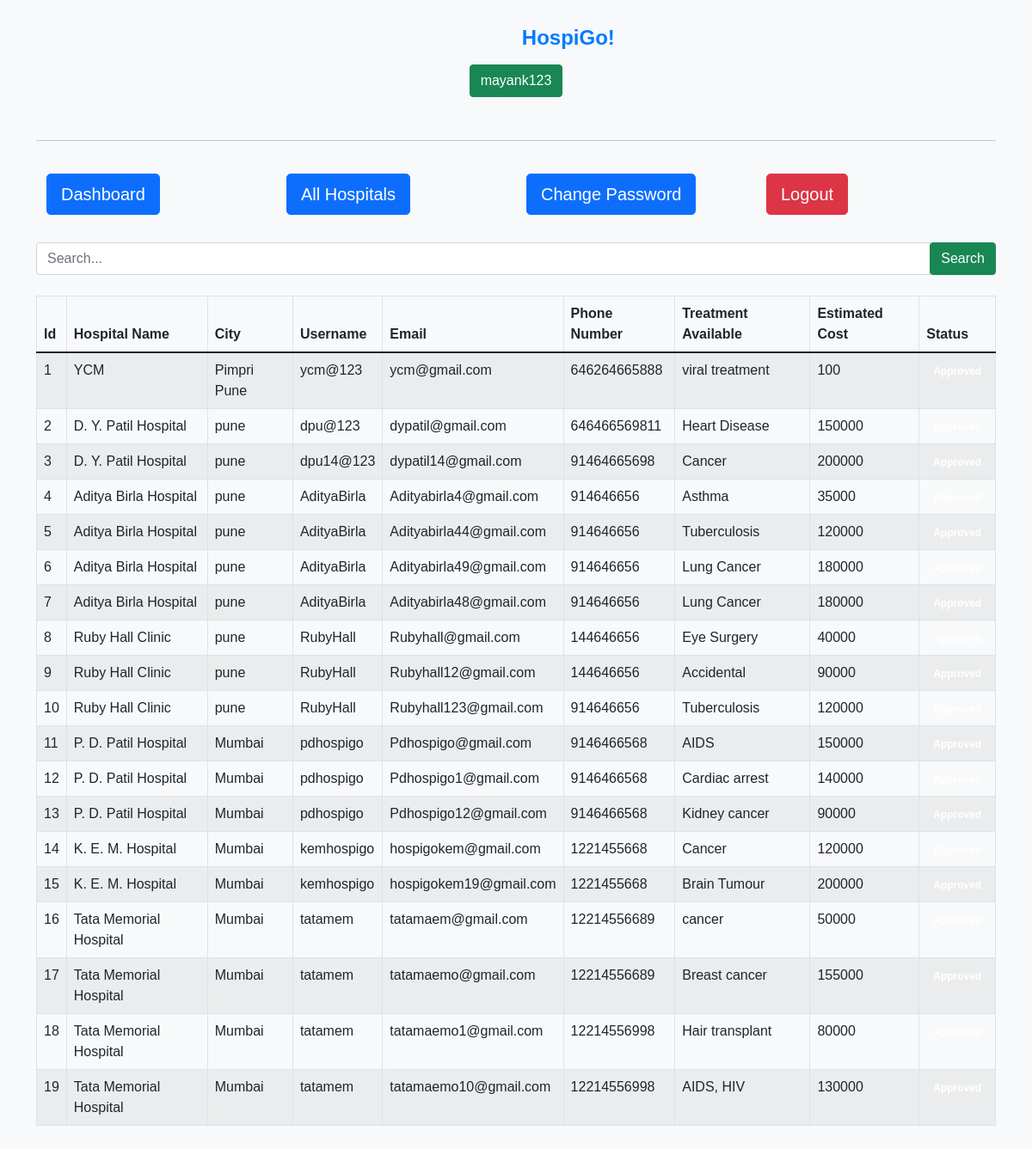
/admin/get-all-user (signed in), run on the app's committed database.
### Final project/main.py (models this page shows, shortened)
class User(db.Model):
    id = db.Column(db.Integer, primary_key=True)
    hname = db.Column(db.String(255), nullable=False)
    city = db.Column(db.String(255), nullable=False)
    email = db.Column(db.String(255), nullable=False)
    username = db.Column(db.String(255), nullable=False)
    phoneno = db.Column(db.String(255), nullable=False)
    treatment = db.Column(db.String(255), nullable=False)
    estimated = db.Column(db.String(255), nullable=False)
    password = db.Column(db.String(255), nullable=False)
    status = db.Column(db.Integer, default=0, nullable=False)

### Final project/main.py (the view)
@app.route('/admin/get-all-user', methods=["POST","GET"])
def adminGetAllUser():
    if not session.get('admin_id'):
        return redirect('/admin/')
    if request.method== "POST":
        search=request.form.get('search')
        users=User.query.filter(User.username.like('%'+search+'%')).all()
        return render_template('admin/all-user.html',title='Approve User',users=users)
    else:
        users=User.query.all()
        return render_template('admin/all-user.html',title='Approve User',users=users)

### Final project/templates/admin/all-user.html
{% extends "admin/layout.html" %}
{% block content %}
<div class="container">
    {% include 'admin/navbar.html' %}
    <div class="my-4">
        <form action="" method="POST" style="width:100%">
            <div class="input-group">
                <input type="text" name="search" id="search" class="form-control" placeholder="Search...">
                <div class="input-group-append">
                    <button type="submit" class="btn btn-success">Search</button>
                </div>
            </div>
        </form>
    </div>
    <div class="my-4">
        <div class="table-responsive">
            <table class="table table-bordered table-striped">
                <thead class="thead-dark">
                    <tr>
                        <th>Id</th>
                        <th>Hospital Name</th>
                        <th>City</th>
                        <th>Username</th>
                        <th>Email</th>
                        <th>Phone Number</th>
                        <th>Treatment Available</th>
                        <th>Estimated Cost</th>
                        <th>Status</th>
                    </tr>
                </thead>
                <tbody>
                    {% for user in users %}
                    <tr>
                        <td>{{ user.id }}</td>
                        <td>{{ user.hname }}</td>
                        <td>{{ user.city }}</td>
                        <td>{{ user.username }}</td>
                        <td>{{ user.email }}</td>
                        <td>{{ user.phoneno }}</td>
                        <td>{{ user.treatment }}</td>
                        <td>{{ user.estimated }}</td>
                        <td>
                            {% if user.status == 1 %}
                            <span class="badge badge-success">Approved</span>
                            {% else %}
                            <a href="/admin/approve-user/{{ user.id }}">
                                <button class="btn btn-warning">Approve</button>
                            </a>
                            {% endif %}
                        </td>
                    </tr>
                    {% endfor %}
                </tbody>
            </table>
        </div>
    </div>
</div>
{% endblock content %}

### Final project/templates/admin/layout.html (shortened to what this page needs)
<!DOCTYPE html>
<html lang="en">
<head>
    <link rel="stylesheet" href="https://cdn.jsdelivr.net/npm/bootstrap@5.1.3/dist/css/bootstrap.min.css">
</head>
<body>
    <div class="container">
        <div class="d-flex justify-content-center align-items-center">
            <h3 class="title">
                 HospiGo!
            </h3>
        </div>
        <div class="my-2 text-center">
            {% if session.admin_name %}
            <button class="btn btn-success admin-btn">{{session.admin_name}}</button>
            {% endif %}
        </div>
        <hr>
    </div>
    {% block content %} {% endblock content %}
</body>
</html>

### Final project/templates/admin/navbar.html
<div class="container">
    <div class="row justify-content-center">
        <div class="col-xl-3 col-lg-3 col-md-3 col-sm-12 my-2">
            <a href="/admin/dashboard" class="btn btn-primary btn-lg btn-block">Dashboard</a>
        </div>
        <div class="col-xl-3 col-lg-3 col-md-3 col-sm-12 my-2">
            <a href="/admin/get-all-user" class="btn btn-primary btn-lg btn-block">All Hospitals</a>
        </div>
        <div class="col-xl-3 col-lg-3 col-md-3 col-sm-12 my-2">
            <a href="/admin/change-admin-password" class="btn btn-primary btn-lg btn-block">Change Password</a>
        </div>
        <div class="col-xl-3 col-lg-3 col-md-3 col-sm-12 my-2">
            <a href="/admin/logout" class="btn btn-danger btn-lg btn-block">Logout</a>
        </div>
    </div>
</div>

### Final project/templates/admin/layout.html (style rules this page uses)
body { background-color: #f8f9fa; font-family: Arial, sans-serif; }
.container { margin-top: 30px; }
.title { font-size: 24px; font-weight: bold; color: #007bff; }
.admin-btn { margin-bottom: 20px; }
hr { margin-top: 30px; }

### data on the page
User: id "1", hname "YCM", city "Pimpri Pune", username "ycm@123", email "ycm@gmail.com", phoneno "646264665888", treatment "viral treatment", estimated "100"
User: id "2", hname "D. Y. Patil Hospital", city "pune", username "dpu@123", email "dypatil@gmail.com", phoneno "646466569811", treatment "Heart Disease", estimated "150000"
User: id "3", hname "D. Y. Patil Hospital", city "pune", username "dpu14@123", email "dypatil14@gmail.com", phoneno "91464665698", treatment "Cancer", estimated "200000"
User: id "4", hname "Aditya Birla Hospital", city "pune", username "AdityaBirla", email "Adityabirla4@gmail.com", phoneno "914646656", treatment "Asthma", estimated "35000"
User: id "5", hname "Aditya Birla Hospital", city "pune", username "AdityaBirla", email "Adityabirla44@gmail.com", phoneno "914646656", treatment "Tuberculosis", estimated "120000"
User: id "6", hname "Aditya Birla Hospital", city "pune", username "AdityaBirla", email "Adityabirla49@gmail.com", phoneno "914646656", treatment "Lung Cancer", estimated "180000"
User: id "7", hname "Aditya Birla Hospital", city "pune", username "AdityaBirla", email "Adityabirla48@gmail.com", phoneno "914646656", treatment "Lung Cancer", estimated "180000"
User: id "8", hname "Ruby Hall Clinic", city "pune", username "RubyHall", email "Rubyhall@gmail.com", phoneno "144646656", treatment "Eye Surgery", estimated "40000"
User: id "9", hname "Ruby Hall Clinic", city "pune", username "RubyHall", email "Rubyhall12@gmail.com", phoneno "144646656", treatment "Accidental", estimated "90000"
User: id "10", hname "Ruby Hall Clinic", city "pune", username "RubyHall", email "Rubyhall123@gmail.com", phoneno "914646656", treatment "Tuberculosis", estimated "120000"
User: id "11", hname "P. D. Patil Hospital", city "Mumbai", username "pdhospigo", email "Pdhospigo@gmail.com", phoneno "9146466568", treatment "AIDS", estimated "150000"
User: id "12", hname "P. D. Patil Hospital", city "Mumbai", username "pdhospigo", email "Pdhospigo1@gmail.com", phoneno "9146466568", treatment "Cardiac arrest", estimated "140000"
User: id "13", hname "P. D. Patil Hospital", city "Mumbai", username "pdhospigo", email "Pdhospigo12@gmail.com", phoneno "9146466568", treatment "Kidney cancer", estimated "90000"
User: id "14", hname "K. E. M. Hospital", city "Mumbai", username "kemhospigo", email "hospigokem@gmail.com", phoneno "1221455668", treatment "Cancer", estimated "120000"
User: id "15", hname "K. E. M. Hospital", city "Mumbai", username "kemhospigo", email "hospigokem19@gmail.com", phoneno "1221455668", treatment "Brain Tumour", estimated "200000"
User: id "16", hname "Tata Memorial Hospital", city "Mumbai", username "tatamem", email "tatamaem@gmail.com", phoneno "12214556689", treatment "cancer", estimated "50000"
User: id "17", hname "Tata Memorial Hospital", city "Mumbai", username "tatamem", email "tatamaemo@gmail.com", phoneno "12214556689", treatment "Breast cancer", estimated "155000"
User: id "18", hname "Tata Memorial Hospital", city "Mumbai", username "tatamem", email "tatamaemo1@gmail.com", phoneno "12214556998", treatment "Hair transplant", estimated "80000"
User: id "19", hname "Tata Memorial Hospital", city "Mumbai", username "tatamem", email "tatamaemo10@gmail.com", phoneno "12214556998", treatment "AIDS, HIV", estimated "130000"

### other printed values
{{ session.admin_name }} "mayank123"
